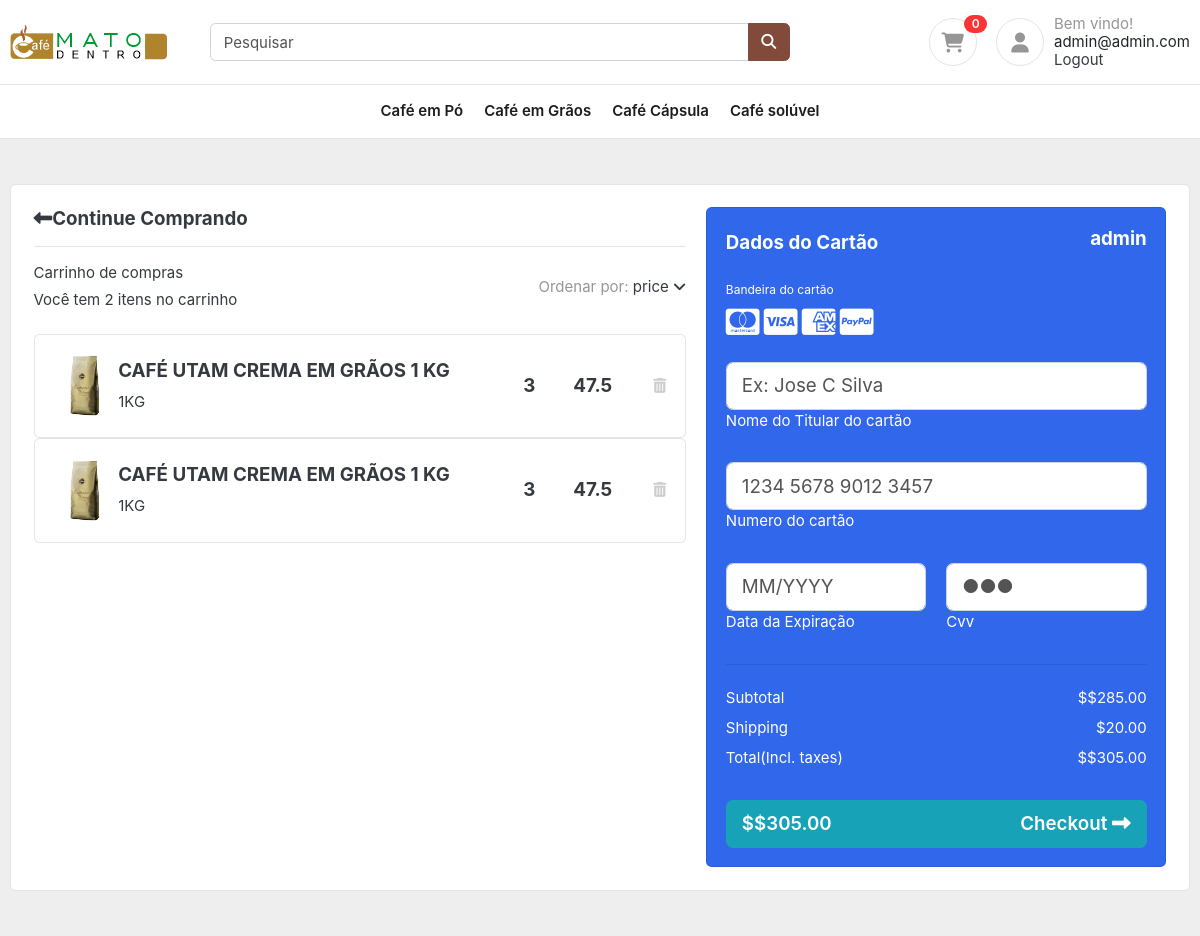
Page /carrinho/ (signed in) on the committed database.
### tables this page shows
CREATE TABLE "carrinho" (
	"id"	INTEGER,
	"name"	TEXT,
	"quant"	INTEGER,
	"valor"	REAL,
	"id_user"	INTEGER,
	"img_url"	TEXT,
	"tamanho"	TEXT,
	PRIMARY KEY("id" AUTOINCREMENT)
);

### loja/admin/rotas.py (the view)
@app.route('/carrinho/')
def carrinho():
    if session:
        user_id = session['id']
        print(f'Usuario {user_id}')
        conexao, cursor = conectar_banco(banco)
        itens_cart = cursor.execute(f"""
                            SELECT * FROM carrinho
                            WHERE id_user = {user_id}
                        """)
        envio = itens_cart.fetchall()
        total = 0
        for item in envio:
            total += item[2] * item[3]
            print(f'quant = {item[2]} -- val {item[3]}')
        return render_template("/carrinho/carrinho.html", items = envio, total = total, title="Carrinho")
    return render_template("/carrinho/carrinho.html", title="Carrinho")

### loja/admin/rotas.py (called while the page is built)
def conectar_banco(banco):
    conexao = sqlite3.connect(banco)
    cursor = conexao.cursor()
    return conexao, cursor

### loja/templates/carrinho/carrinho.html
{% include "includes/base.html" %}
<section class="h-100 h-custom" style="background-color: #eee;">
    <div class="container py-5 h-100">
      <div class="row d-flex justify-content-center align-items-center h-100">
        <div class="col">
          <div class="card">
            <div class="card-body p-4">
              <div class="row">
                <div class="col-lg-7">
                  <h5 class="mb-3"><a href="#!" class="text-body"><i
                        class="fas fa-long-arrow-alt-left me-2"></i>Continue Comprando</a></h5>
                  <hr>
                  <div class="d-flex justify-content-between align-items-center mb-4">
                    <div>
                      <p class="mb-1">Carrinho de compras</p>
                      <p class="mb-0">Você tem {{items | length}} itens no carrinho</p>
                    </div>
                    <div>
                      <p class="mb-0"><span class="text-muted">Ordenar por:</span> <a href="#!"
                          class="text-body">price <i class="fas fa-angle-down mt-1"></i></a></p>
                    </div>
                  </div>
                  {% for item in items %}
                  <div class="card mb-3 mb-lg-0">
                    <div class="card-body">
                      <div class="d-flex justify-content-between">
                        <div class="d-flex flex-row align-items-center">
                          <div>
                            <img
                              src="{{item[5]}}"
                              class="img-fluid rounded-3" alt="Shopping item" style="width: 65px;">
                          </div>
                          <div class="ms-3">
                            <h5>{{item[1]}}</h5>
                            <span>{{item[6]}}</span>
                          </div>
                        </div>
                        <div class="d-flex flex-row align-items-center">
                          <div style="width: 50px;">
                            <h5 class="fw-normal mb-0">{{item[2]}}</h5>
                          </div>
                          <div style="width: 80px;">
                            <h5 class="mb-0">{{item[3]}}</h5>
                          </div>
                          <a href="/delete/{{item[0]}}" style="color: #cecece;"><i class="fas fa-trash-alt"></i></a>
                        </div>
                      </div>
                    </div>
                  </div>
                  {% endfor %}
                </div>
                <div class="col-lg-5">
                  <div class="card bg-primary text-white rounded-3">
                    <div class="card-body">
                      <div class="d-flex justify-content-between align-items-center mb-4">
                        <h5 class="mb-0">Dados do Cartão</h5>
                          {% if not 'name' in session: %}
                          <div>
                            <h5>Bem Vindo!</h5>
                          </div>
                          {%else%}
                          <div>
                            <h5>{{session['name']}}</h5>
                          </div>
                            {% endif %}
                      </div>
                      <p class="small mb-2">Bandeira do cartão</p>
                      <a href="#!" type="submit" class="text-white"><i
                          class="fab fa-cc-mastercard fa-2x me-2"></i></a>
                      <a href="#!" type="submit" class="text-white"><i
                          class="fab fa-cc-visa fa-2x me-2"></i></a>
                      <a href="#!" type="submit" class="text-white"><i
                          class="fab fa-cc-amex fa-2x me-2"></i></a>
                      <a href="#!" type="submit" class="text-white"><i class="fab fa-cc-paypal fa-2x"></i></a>
                      <form class="mt-4">
                        <div class="form-outline form-white mb-4">
                          <input type="text" id="typeName" class="form-control form-control-lg" siez="17"
                            placeholder="Ex: Jose C Silva" />
                          <label class="form-label" for="typeName">Nome do Titular do cartão</label>
                        </div>
                        <div class="form-outline form-white mb-4">
                          <input type="text" id="typeText" class="form-control form-control-lg" siez="17"
                            placeholder="1234 5678 9012 3457" minlength="19" maxlength="19" />
                          <label class="form-label" for="typeText">Numero do cartão</label>
                        </div>
                        <div class="row mb-4">
                          <div class="col-md-6">
                            <div class="form-outline form-white">
                              <input type="text" id="typeExp" class="form-control form-control-lg"
                                placeholder="MM/YYYY" size="7" id="exp" minlength="7" maxlength="7" />
                              <label class="form-label" for="typeExp">Data da Expiração</label>
                            </div>
                          </div>
                          <div class="col-md-6">
                            <div class="form-outline form-white">
                              <input type="password" id="typeText" class="form-control form-control-lg"
                                placeholder="&#9679;&#9679;&#9679;" size="1" minlength="3" maxlength="3" />
                              <label class="form-label" for="typeText">Cvv</label>
                            </div>
                          </div>
                        </div>
                      </form>
                      {% if not 'name' in session: %}
                        <hr class="my-4">
                        <div class="d-flex justify-content-between">
                          <p class="mb-2">Subtotal</p>
                          <p class="mb-2">$0.00</p>
                        </div>
                        <div class="d-flex justify-content-between">
                          <p class="mb-2">Shipping</p>
                          <p class="mb-2">$0.00</p>
                        </div>
                        <div class="d-flex justify-content-between mb-4">
                          <p class="mb-2">Total(Incl. taxes)</p>
                          <p class="mb-2">$0.00</p>
                        </div>
                        <button type="button" class="btn btn-info btn-block btn-lg">
                          <div class="d-flex justify-content-between">
                            <span>$0.00</span>
                            <span>Checkout <i class="fas fa-long-arrow-alt-right ms-2"></i></span>
                          </div>
                        </button>
                      {%else%}
                      <hr class="my-4">
                      <div class="d-flex justify-content-between">
                        <p class="mb-2">Subtotal</p>
                        <p class="mb-2">${{"$%.2f"|format(total)}}</p>
                      </div>
                      <div class="d-flex justify-content-between">
                        <p class="mb-2">Shipping</p>
                        <p class="mb-2">$20.00</p>
                      </div>
                      <div class="d-flex justify-content-between mb-4">
                        <p class="mb-2">Total(Incl. taxes)</p>
                        <p class="mb-2">${{"$%.2f"|format(total + 20.00)}}</p>
                      </div>
                      <button type="button" class="btn btn-info btn-block btn-lg">
                        <div class="d-flex justify-content-between">
                          <span>${{"$%.2f"|format(total + 20.00)}}</span>
                          <span>Checkout <i class="fas fa-long-arrow-alt-right ms-2"></i></span>
                        </div>
                      </button>
                    {% endif %}
                    </div>
                  </div>
                </div>
              </div>
            </div>
          </div>
        </div>
      </div>
    </div>
  </section>

### loja/templates/includes/base.html (shortened to what this page needs)
<!DOCTYPE HTML>
<html lang="en">
<head>
<link href="/static/css/bootstrap.css" rel="stylesheet" type="text/css"/>
<link href="/static/css/ui.css" rel="stylesheet" type="text/css"/>
<link rel="stylesheet" href="/static/css/style.css" type="text/css" />
<link href="/static/css/responsive.css" rel="stylesheet" media="only screen and (max-width: 1200px)" />
</head>
<body>
<header class="section-header">
<section class="header-main border-bottom">
  <div class="container">
<div class="row align-items-center">
  <div class="col-lg-2 col-6">
    <a href="/" class="brand-wrap">
      <img class="logo" src="/static/images/logo.png">
    </a>
  </div>
  <div class="col-lg-6 col-12 col-sm-12">
    <form action="#" class="search">
      <div class="input-group w-100">
          <input type="text" class="form-control" placeholder="Pesquisar">
          <div class="input-group-append">
            <button class="btn btn-primary" type="submit">
              <i class="fa fa-search"></i>
            </button>
          </div>
        </div>
    </form>
  </div>
  <div class="col-lg-4 col-sm-6 col-12">
    <div class="widgets-wrap float-md-right">
      <div class="widget-header  mr-3">
        <a href="/carrinho/" class="icon icon-sm rounded-circle border"><i class="fa fa-shopping-cart"></i></a>
        <span class="badge badge-pill badge-danger notify">0</span>
      </div>
      <div class="widget-header icontext">
        <a href="#" class="icon icon-sm rounded-circle border"><i class="fa fa-user"></i></a>
        <div class="text">
          <span class="text-muted">Bem vindo!</span>
          {% if not 'email' in session: %}
          <div>
            <a href="/login/">Login</a> |
            <a href="/register/"> Registre</a>
          </div>
          {%else%}
          <div>
            {{session['email']}}
          </div>
          <div>
            <a href="/logout">Logout</a>
          </div>
            {% endif %}
        </div>
      </div>
    </div>
  </div>
</div>
  </div>
</section>
</header>
<nav class="navbar navbar-main navbar-expand-lg navbar-light border-bottom">
  <div class="container">
    <div class="collapse navbar-collapse" id="main_nav">
      <ul class="navbar-nav">
        <li class="nav-item">
          <a class="nav-link" href="/produtos/po/">Café em Pó</a>
        </li>
        <li class="nav-item">
          <a class="nav-link" href="/produtos/graos/">Café em Grãos</a>
        </li>
        <li class="nav-item">
          <a class="nav-link" href="/produtos/capsula">Café Cápsula</a>
        </li>
        <li class="nav-item">
          <a class="nav-link" href="/produtos/soluvel/">Café solúvel</a>
        </li>
      </ul>
    </div>
  </div>
</nav>

### loja/static/css/ui.css (style rules this page uses)
html { font-family: 'Inter', sans-serif; font-size: 15px; }
.icon-xs, .icon-sm, .icon-md, .icon-lg { display: inline-block; text-align: center; -ms-flex-negative: 0; flex-shrink: 0; -webkit-box-flex: 0; -ms-flex-positive: 0; flex-grow: 0; }
.icon-sm { width: 48px; height: 48px; line-height: 48px !important; font-size: 20px; }
p:last-child { margin-bottom: 0; }
.header-main { position: relative; padding-top: 1rem; padding-bottom: 1rem; }
.brand-wrap .logo, .navbar-brand .logo { margin-right: 7px; max-height: 42px; display: inline-block; }
.navbar-main .nav-link { font-weight: 600; color: #1c1c1c; }
.widget-header { display: inline-block; vertical-align: middle; position: relative; }
.widget-header a { color: #343a40; }
.widget-header i { color: #969696; }
.widget-header .notify { position: absolute; top: -3px; right: -10px; }
.icontext { display: -webkit-inline-box; display: -ms-inline-flexbox; display: inline-flex; -webkit-box-align: center; -ms-flex-align: center; align-items: center; vertical-align: middle; }
.icontext .text { width: 100%; line-height: 1.2; color: #212529; }
.icontext .icon { position: relative; margin-right: 10px; -ms-flex-negative: 0; flex-shrink: 0; -webkit-box-flex: 0; -ms-flex-positive: 0; flex-grow: 0; }
.notify { position: absolute; top: -4px; right: -10px; display: inline-block; padding: .25em .6em; font-size: 12px; line-height: 1; text-align: center; border-radius: 3rem; color: #fff; background-color: #fa3434; }

### loja/static/css/style.css (style rules this page uses)
.btn-primary { color: #fff; background-color: #814a3b; border-color: #814a3b; }
@media (min-width: 992px) { .navbar-expand-lg .navbar-collapse { justify-content: center; } }

### rows in the picture
carrinho: img_url (picture), name "CAFÉ UTAM CREMA EM GRÃOS 1 KG", tamanho "1KG", quant "3", valor "47.5"
carrinho: img_url (picture), name "CAFÉ UTAM CREMA EM GRÃOS 1 KG", tamanho "1KG", quant "3", valor "47.5"

### other values in the picture
{{ session['email'] }} "admin@admin.com"
{{ items | length }} "2"
{{ session['name'] }} "admin"
{{ "$%.2f"|format(total) }} "$285.00"
{{ "$%.2f"|format(total + 20.00) }} "$305.00"
